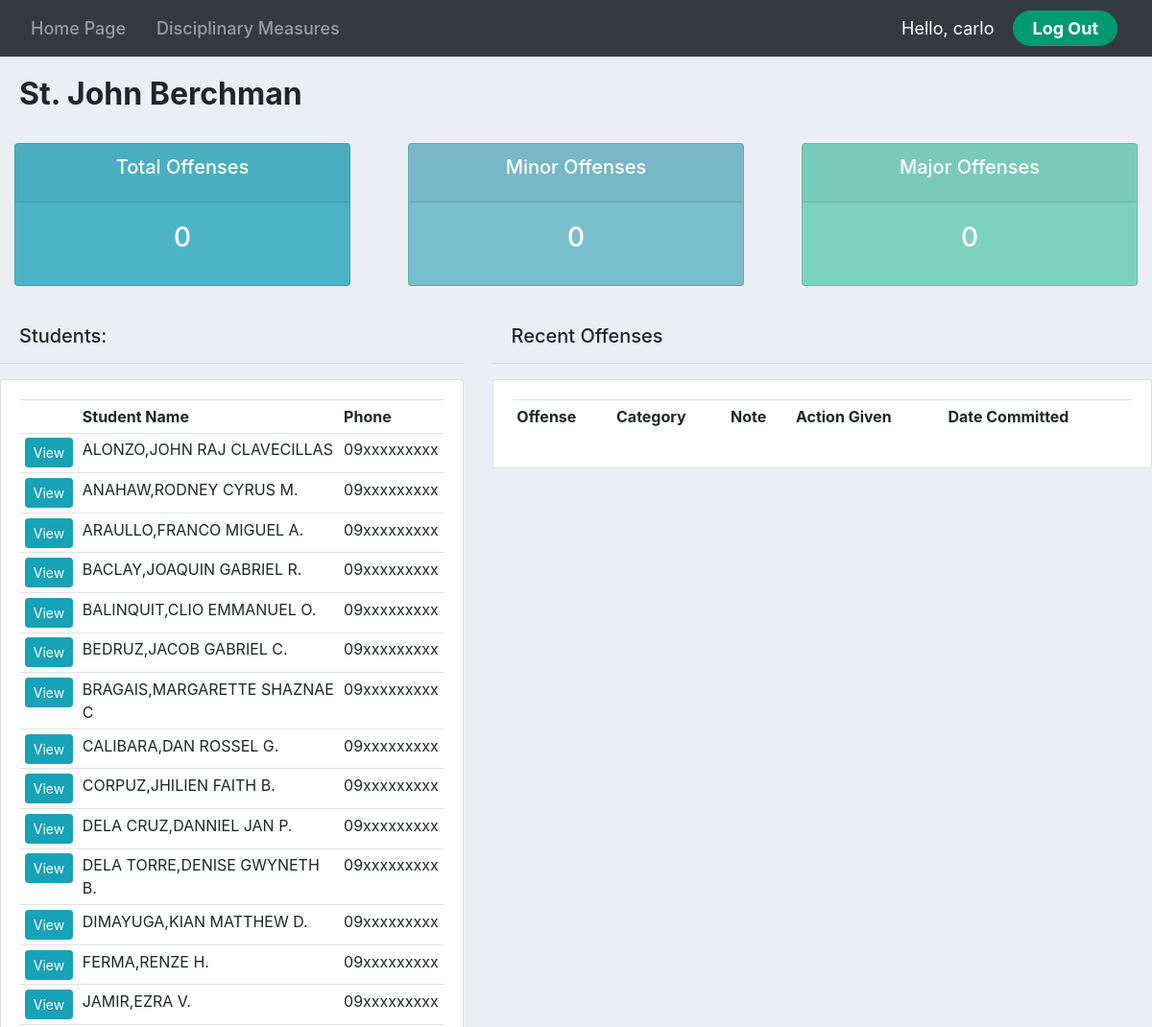
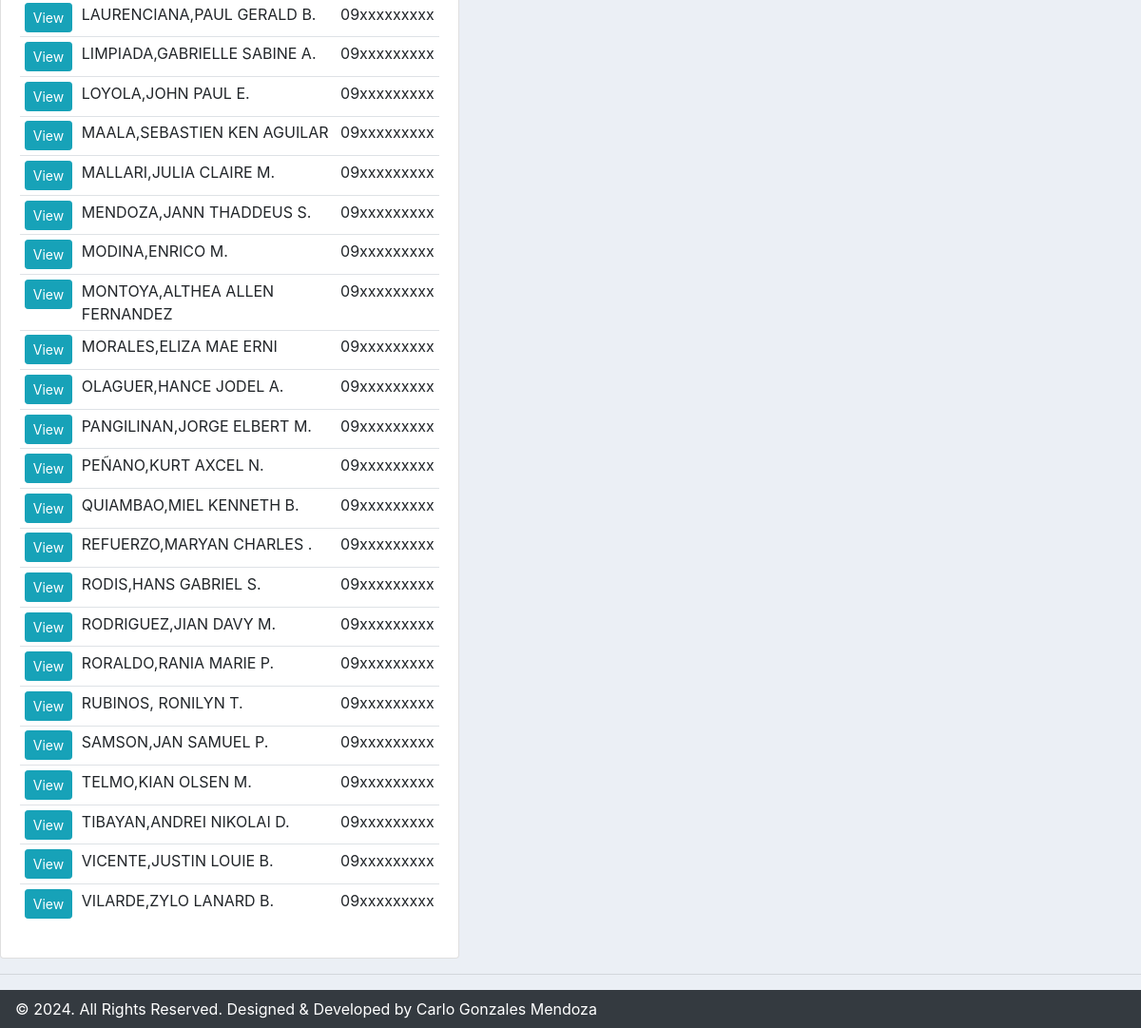
The page /homepage/berchman/ (signed in) on the database its author committed (2 pictures, top to bottom).
### accounts/models.py (models this page shows, shortened)
class BerchmanStudent(models.Model):
    name = models.CharField(max_length=200, null=True)
    phone = models.CharField(max_length=200, null=True)
    email = models.CharField(max_length=200, null=True)
    guardian = models.CharField(max_length=200, null=True)
    date_created = models.DateTimeField(auto_now_add=True, null=True)

### accounts/views.py (the view)
# urls.py: path('homepage/berchman/', views.berchman, name='berchman'),
@login_required(login_url='login')
def berchman(request):
    berchmanoffenses = BerchmanOffense.objects.all()
    berchmanstudents = BerchmanStudent.objects.all()
    total_students = berchmanstudents.count()
    total_offenses = berchmanoffenses.count()
    minor = berchmanoffenses.filter(category='Minor').count()
    major = berchmanoffenses.filter(category='Major').count()
    context = {'offenses' :berchmanoffenses, 'students': berchmanstudents,
    'total_offenses': total_offenses, 'minor': minor, 'major': major,}
    return render(request, 'accounts/berchman.html', context)

### accounts/templates/accounts/berchman.html (shortened to what this page needs)
{% extends 'accounts/main.html' %}
{% block content %}
<h2 class="section">St. John Berchman</h2>
{% include 'accounts/status.html' %}
<br>
<div class="row">
    <div class="col-md-5">
        <h5 id="title">Students:</h5>
        <hr>
        <div class="card card-body">
            <table class="table table-sm">
                <tr>
                    <th></th>
                    <th>Student Name</th>
                    <th>Phone</th>
                </tr>
                {% for student in students %}
                <tr>
                    <td><a class="btn btn-sm btn-info" href="{% url 'berchmanprofile' student.id %}">View</a></td>
                    <td>{{student.name}}</td>
                    <td>{{student.phone}}</td>
                </tr>
                {% endfor %}
            </table>
        </div>
    </div>
    <div class="col-md-7">
        <h5 id="title">Recent Offenses</h5>
        <hr>
        <div class="card card-body">
        <table class="table table-sm">
            <tr>
                <th>Offense</th>
                <th>Category</th>
                <th>Note</th>
                <th>Action Given</th>
                <th>Date Committed</th>
            </tr>
        </table>
    </div>
</div>
</div>
{% endblock %}

### accounts/templates/accounts/navbar.html (shortened to what this page needs)
{% load static %}
<nav class="navbar navbar-expand-lg navbar-dark bg-dark">
    <div class="collapse navbar-collapse" id="navbarNav">
      <ul class="navbar-nav justify-content-center flex-grow-1 pe-3">
        <li class="nav-item">
          <a class="nav-link mx-lg-2" href="{% url 'homepage' %}">Home Page</a>
        </li>
        <li class="nav-item">
          <a class="nav-link mx-lg-2" href="{% url 'products' %}">Disciplinary Measures</a>
        </li>
      </ul>
    </div>
    <span class="hello-msg">Hello, {{request.user}}</span>
    <span ><a class="hello-log" href="{% url 'logout' %}">Log Out</a></span>
  </nav>

### static/css/main.css (style rules this page uses)
body { background-color: #ebeff5; }

### accounts/templates/accounts/navbar.html (style rules this page uses)
.hello-msg { font-size: 18px; color: #fff; margin-right: 20px; }
.hello-log { margin-right: 20px; background-color: #009970; color: #fff; font-size: 18px; padding: 8px 20px; border-radius: 50px; text-decoration: none; transition: 0.3s; font-weight: 700; }
.nav-link { font-size: 18px; color: #ffffff; font-weight: 500; position: relative; }
.nav-link::before { content: ""; position: absolute; bottom: 0; left: 50%; transform: translateX(-50%); width: 0%; height: 2px; background-color: #009970; visibility: hidden; transition: 0.3s ease-in-out; }

### accounts/templates/accounts/berchman.html (style rules this page uses)
#title { margin-left: 20px; }
.section { font-weight: bolder; margin-top: 20px; margin-left: 20px; }

### rows shown on the page
BerchmanStudent: name "ALONZO,JOHN RAJ CLAVECILLAS", phone "09xxxxxxxxx"
BerchmanStudent: name "ANAHAW,RODNEY CYRUS M.", phone "09xxxxxxxxx"
BerchmanStudent: name "ARAULLO,FRANCO MIGUEL A.", phone "09xxxxxxxxx"
BerchmanStudent: name "BACLAY,JOAQUIN GABRIEL R.", phone "09xxxxxxxxx"
BerchmanStudent: name "BALINQUIT,CLIO EMMANUEL O.", phone "09xxxxxxxxx"
BerchmanStudent: name "BEDRUZ,JACOB GABRIEL C.", phone "09xxxxxxxxx"
BerchmanStudent: name "BRAGAIS,MARGARETTE SHAZNAE C", phone "09xxxxxxxxx"
BerchmanStudent: name "CALIBARA,DAN ROSSEL G.", phone "09xxxxxxxxx"
BerchmanStudent: name "CORPUZ,JHILIEN FAITH B.", phone "09xxxxxxxxx"
BerchmanStudent: name "DELA CRUZ,DANNIEL JAN P.", phone "09xxxxxxxxx"
BerchmanStudent: name "DELA TORRE,DENISE GWYNETH B.", phone "09xxxxxxxxx"
BerchmanStudent: name "DIMAYUGA,KIAN MATTHEW D.", phone "09xxxxxxxxx"
BerchmanStudent: name "FERMA,RENZE H.", phone "09xxxxxxxxx"
BerchmanStudent: name "JAMIR,EZRA V.", phone "09xxxxxxxxx"
BerchmanStudent: name "LAURENCIANA,PAUL GERALD B.", phone "09xxxxxxxxx"
BerchmanStudent: name "LIMPIADA,GABRIELLE SABINE A.", phone "09xxxxxxxxx"
BerchmanStudent: name "LOYOLA,JOHN PAUL E.", phone "09xxxxxxxxx"
BerchmanStudent: name "MAALA,SEBASTIEN KEN AGUILAR", phone "09xxxxxxxxx"
BerchmanStudent: name "MALLARI,JULIA CLAIRE M.", phone "09xxxxxxxxx"
BerchmanStudent: name "MENDOZA,JANN THADDEUS S.", phone "09xxxxxxxxx"
BerchmanStudent: name "MODINA,ENRICO M.", phone "09xxxxxxxxx"
BerchmanStudent: name "MONTOYA,ALTHEA ALLEN FERNANDEZ", phone "09xxxxxxxxx"
BerchmanStudent: name "MORALES,ELIZA MAE ERNI", phone "09xxxxxxxxx"
BerchmanStudent: name "OLAGUER,HANCE JODEL A.", phone "09xxxxxxxxx"
BerchmanStudent: name "PANGILINAN,JORGE ELBERT M.", phone "09xxxxxxxxx"
BerchmanStudent: name "PEÑANO,KURT AXCEL N.", phone "09xxxxxxxxx"
BerchmanStudent: name "QUIAMBAO,MIEL KENNETH B.", phone "09xxxxxxxxx"
BerchmanStudent: name "REFUERZO,MARYAN CHARLES .", phone "09xxxxxxxxx"
BerchmanStudent: name "RODIS,HANS GABRIEL S.", phone "09xxxxxxxxx"
BerchmanStudent: name "RODRIGUEZ,JIAN DAVY M.", phone "09xxxxxxxxx"
BerchmanStudent: name "RORALDO,RANIA MARIE P.", phone "09xxxxxxxxx"
BerchmanStudent: name "RUBINOS, RONILYN T.", phone "09xxxxxxxxx"
BerchmanStudent: name "SAMSON,JAN SAMUEL P.", phone "09xxxxxxxxx"
BerchmanStudent: name "TELMO,KIAN OLSEN M.", phone "09xxxxxxxxx"
BerchmanStudent: name "TIBAYAN,ANDREI NIKOLAI D.", phone "09xxxxxxxxx"
BerchmanStudent: name "VICENTE,JUSTIN LOUIE B.", phone "09xxxxxxxxx"
BerchmanStudent: name "VILARDE,ZYLO LANARD B.", phone "09xxxxxxxxx"

### other values the page prints
{{ request.user }} "carlo"
{{ total_offenses }} "0"
{{ minor }} "0"
{{ major }} "0"
